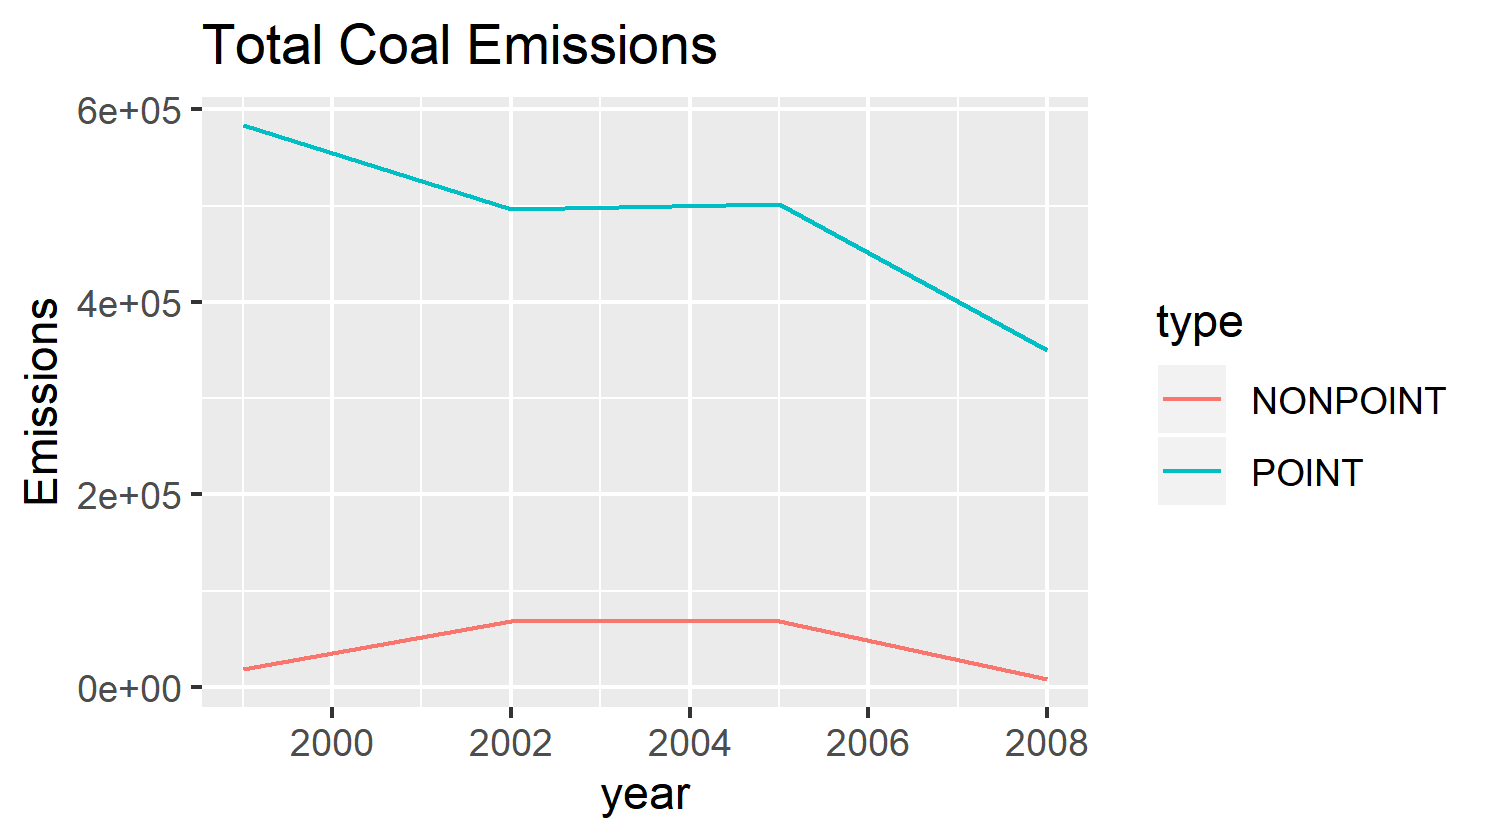

Source code (R):
# load source codes
prefix <- paste0(getwd(), "/exploratorydataProj2/")
source(paste0(prefix, "loadAndCleanData.R"))

# Qustion 4
#Across the United States, how have emissions 
# from coal combustion-related sources 
# changed from 1999–2008?

# grab coal comb rows related short names
coalRows <- grep("Coal", 
                 allData$Short.Name,
                 ignore.case = TRUE)
subset <- allData[coalRows,]

aggData <- subset %>%
  select(Emissions, year, type) %>%
  group_by(year, type) %>%
  summarise_all("sum")

p <- ggplot(aggData) +
  geom_line(aes(x=year, y = Emissions, col = type)) +
  ggtitle("Total Coal Emissions")
ggsave(filename = paste0(prefix, "plot4.png"),
       plot = p,
       device = "png")
